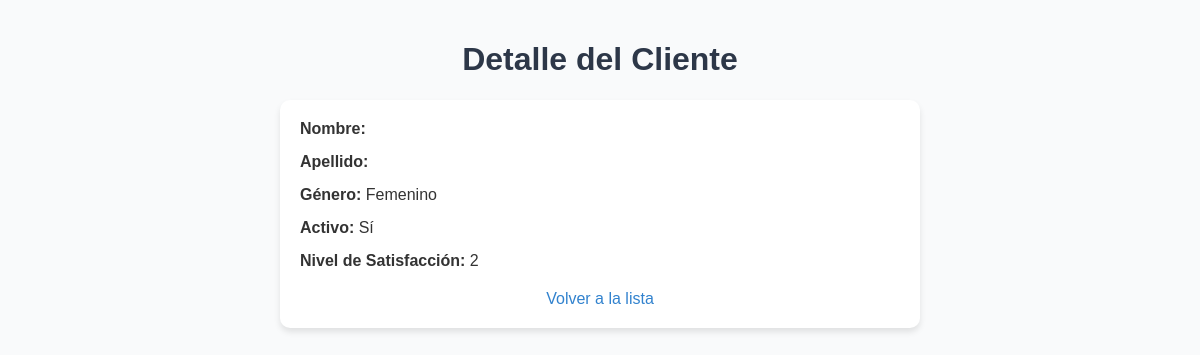
Screenshot of /clientes/2/ with the database file from the repository.
### clientes/models.py (models this page shows, shortened)
class Cliente(models.Model):
    cliente_id = models.IntegerField(primary_key=True)  # Clave primaria definida
    edad = models.FloatField(null=True, blank=True)
    genero = models.CharField(max_length=10, null=True, blank=True)
    saldo = models.FloatField(null=True, blank=True)
    activo = models.BooleanField(default=False)
    nivel_de_satisfaccion = models.IntegerField(null=True, blank=True)

### clientes/views.py (the view)
# urls.py: path('<int:pk>/', cliente_detail, name='cliente_detail'),
def cliente_detail(request, pk):
    cliente = get_object_or_404(Cliente, pk=pk)
    return render(request, 'clientes/cliente_detail.html', {'cliente': cliente})

### clientes/templates/clientes/cliente_detail.html (shortened to what this page needs)
<!DOCTYPE html>
<html lang="en">
<head>
</head>
<body>
    <h1>Detalle del Cliente</h1>
    <div class="container">
        <div class="field">
            <span>Nombre:</span> {{ cliente.nombre }}
        </div>
        <div class="field">
            <span>Apellido:</span> {{ cliente.apellido }}
        </div>
        <div class="field">
            <span>Género:</span> {{ cliente.genero }}
        </div>
        <div class="field">
            <span>Activo:</span> {{ cliente.activo|yesno:"Sí,No" }}
        </div>
        <div class="field">
            <span>Nivel de Satisfacción:</span> {{ cliente.nivel_de_satisfaccion }}
        </div>
        <div class="actions">
            <a href="/clientes/">Volver a la lista</a>
        </div>
    </div>
</body>
</html>

### clientes/templates/clientes/cliente_detail.html (style rules this page uses)
body { font-family: Arial, sans-serif; background-color: #f9fafb; color: #333; margin: 0; padding: 20px; }
h1 { text-align: center; color: #2d3748; }
.container { max-width: 600px; margin: 20px auto; background: white; padding: 20px; border-radius: 10px; box-shadow: 0 4px 6px rgba(0, 0, 0, 0.1); }
.field { margin-bottom: 15px; }
.field span { font-weight: bold; }
.actions { text-align: center; margin-top: 20px; }
a { color: #3182ce; text-decoration: none; }

### rows the page displays
Cliente: genero "Femenino", activo "Sí", nivel_de_satisfaccion "2"
